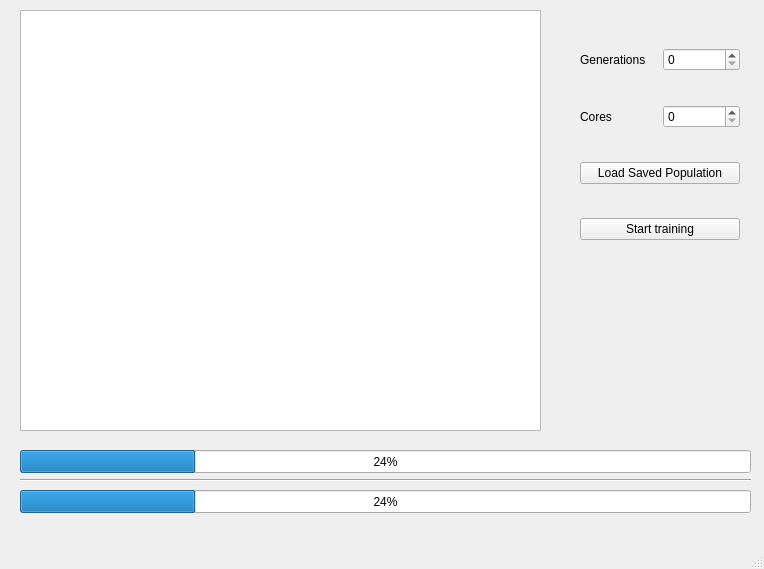
<?xml version="1.0" encoding="UTF-8"?>
<ui version="4.0">
 <class>MainWindow</class>
 <widget class="QMainWindow" name="MainWindow">
  <property name="geometry">
   <rect>
    <x>0</x>
    <y>0</y>
    <width>764</width>
    <height>569</height>
   </rect>
  </property>
  <property name="windowTitle">
   <string>MainWindow</string>
  </property>
  <widget class="QWidget" name="centralwidget">
   <widget class="QProgressBar" name="progressBar">
    <property name="geometry">
     <rect>
      <x>20</x>
      <y>450</y>
      <width>731</width>
      <height>23</height>
     </rect>
    </property>
    <property name="value">
     <number>24</number>
    </property>
   </widget>
   <widget class="QProgressBar" name="progressBar_2">
    <property name="geometry">
     <rect>
      <x>20</x>
      <y>490</y>
      <width>731</width>
      <height>23</height>
     </rect>
    </property>
    <property name="value">
     <number>24</number>
    </property>
   </widget>
   <widget class="Line" name="line">
    <property name="geometry">
     <rect>
      <x>20</x>
      <y>470</y>
      <width>731</width>
      <height>20</height>
     </rect>
    </property>
    <property name="orientation">
     <enum>Qt::Horizontal</enum>
    </property>
   </widget>
   <widget class="QWidget" name="verticalLayoutWidget">
    <property name="geometry">
     <rect>
      <x>580</x>
      <y>20</y>
      <width>160</width>
      <height>251</height>
     </rect>
    </property>
    <layout class="QVBoxLayout" name="verticalLayout">
     <item>
      <layout class="QHBoxLayout" name="horizontalLayout">
       <item>
        <widget class="QLabel" name="label">
         <property name="text">
          <string>Generations</string>
         </property>
        </widget>
       </item>
       <item>
        <widget class="QSpinBox" name="spinBox"/>
       </item>
      </layout>
     </item>
     <item>
      <layout class="QHBoxLayout" name="horizontalLayout_2">
       <item>
        <widget class="QLabel" name="label_2">
         <property name="text">
          <string>Cores</string>
         </property>
        </widget>
       </item>
       <item>
        <widget class="QSpinBox" name="spinBox_2"/>
       </item>
      </layout>
     </item>
     <item>
      <widget class="QPushButton" name="pushButton_2">
       <property name="text">
        <string>Load Saved Population</string>
       </property>
      </widget>
     </item>
     <item>
      <widget class="QPushButton" name="pushButton">
       <property name="text">
        <string>Start training</string>
       </property>
      </widget>
     </item>
    </layout>
   </widget>
   <widget class="QTextEdit" name="textEdit">
    <property name="geometry">
     <rect>
      <x>20</x>
      <y>10</y>
      <width>521</width>
      <height>421</height>
     </rect>
    </property>
    <property name="readOnly">
     <bool>true</bool>
    </property>
    <property name="html">
     <string>&lt;!DOCTYPE HTML PUBLIC &quot;-//W3C//DTD HTML 4.0//EN&quot; &quot;http://www.w3.org/TR/REC-html40/strict.dtd&quot;&gt;
&lt;html&gt;&lt;head&gt;&lt;meta name=&quot;qrichtext&quot; content=&quot;1&quot; /&gt;&lt;meta charset=&quot;utf-8&quot; /&gt;&lt;style type=&quot;text/css&quot;&gt;
p, li { white-space: pre-wrap; }
hr { height: 1px; border-width: 0; }
li.unchecked::marker { content: &quot;\2610&quot;; }
li.checked::marker { content: &quot;\2612&quot;; }
&lt;/style&gt;&lt;/head&gt;&lt;body style=&quot; font-family:'Segoe UI'; font-size:9pt; font-weight:400; font-style:normal;&quot;&gt;
&lt;p style=&quot;-qt-paragraph-type:empty; margin-top:0px; margin-bottom:0px; margin-left:0px; margin-right:0px; -qt-block-indent:0; text-indent:0px;&quot;&gt;&lt;br /&gt;&lt;/p&gt;&lt;/body&gt;&lt;/html&gt;</string>
    </property>
   </widget>
  </widget>
  <widget class="QMenuBar" name="menubar">
   <property name="geometry">
    <rect>
     <x>0</x>
     <y>0</y>
     <width>764</width>
     <height>21</height>
    </rect>
   </property>
  </widget>
  <widget class="QStatusBar" name="statusbar"/>
 </widget>
 <resources/>
 <connections/>
</ui>
